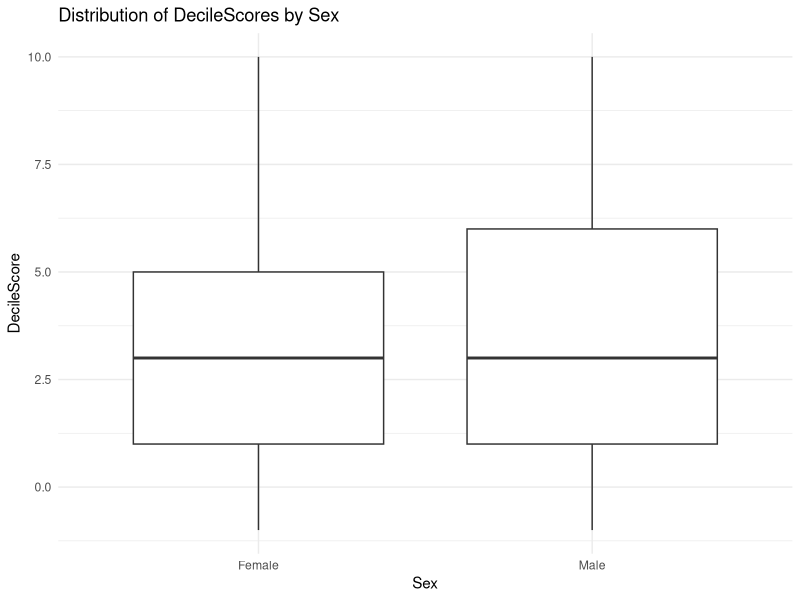
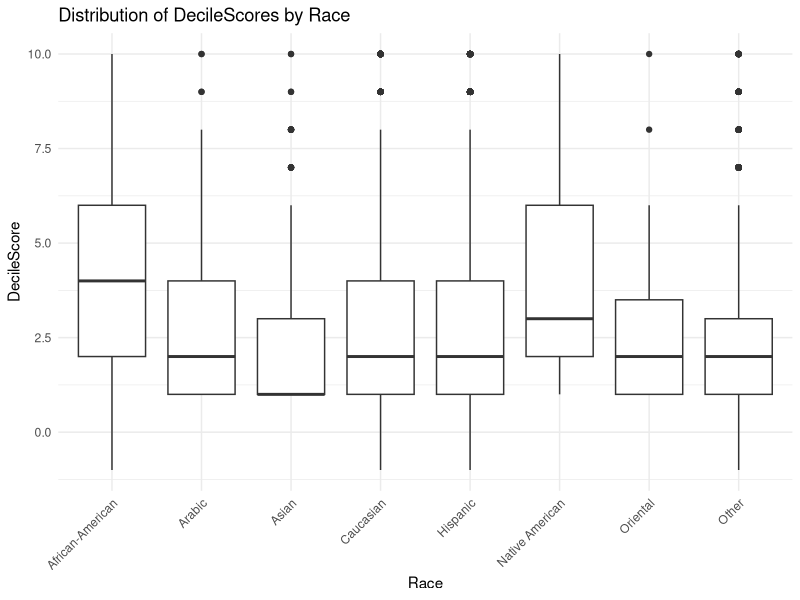
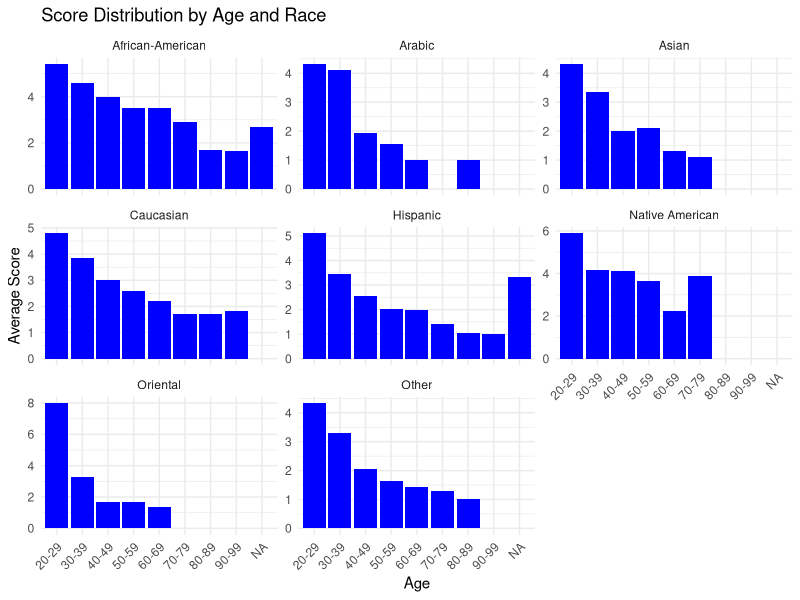

Write R code to recreate these figures, in order.
## ---- chunk 1
library(tidyverse)
library(MASS)
compas_scores_clean <- read_csv("dataset/compas-scores-clean.csv")

ggplot(compas_scores_clean, aes(x=Sex, y=DecileScore)) +
  geom_boxplot() +
  labs(title="Distribution of DecileScores by Sex",
       x="Sex",
       y="DecileScore") +
  theme_minimal()
## ---- chunk 2

df <- compas_scores_clean %>% 
  mutate(Race = case_when(
      Race %in% c("African-American", "African-Am") ~ "African-American",
      TRUE ~ Race
    )) %>% 
  mutate(Age_Bin = cut(Age, 
                               breaks = seq(10, 100, by = 10), 
                               labels = c("10-19", "20-29", "30-39", "40-49", "50-59", "60-69", "70-79", "80-89", "90-99"))) %>%
  group_by(Age_Bin, Race) %>% 
  mutate(Avg_Score = ave(DecileScore)) %>% 
  view()

ggplot(df, aes(x=Race, y=DecileScore)) +
  geom_boxplot() +
  labs(title="Distribution of DecileScores by Race",
       x="Race",
       y="DecileScore") +
  theme_minimal() +
  theme(axis.text.x = element_text(angle = 45, hjust = 1))
## ---- chunk 3
df %>% 
  distinct(Age_Bin, Race, Avg_Score) %>% 
  ggplot(aes(x = as.factor(Age_Bin), y = Avg_Score)) +
    geom_col(fill = "blue") +
    ggtitle("Score Distribution by Age and Race") +
    xlab("Age") +
    ylab("Average Score") +
    facet_wrap(~ Race, scales = "free_y") +  # Faceting by race
    theme_minimal() +
    theme(axis.text.x = element_text(angle = 45, hjust = 1))
